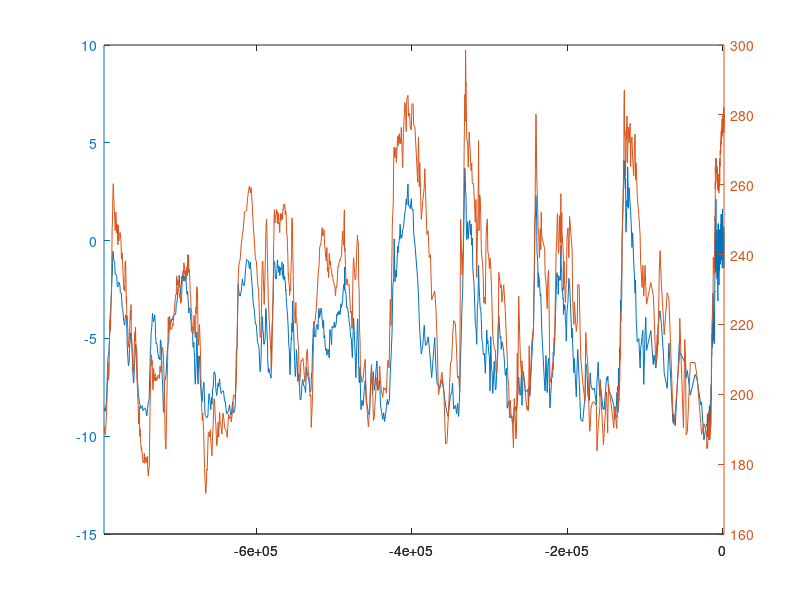
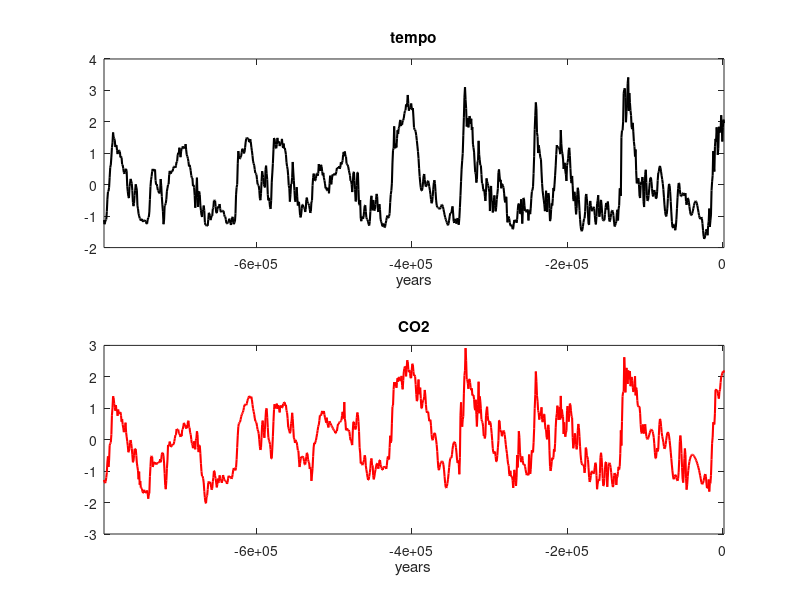

MATLAB code to generate these figures, in order: (Note: this script raises an error after producing the figures.)
%% Multiscale GC analysis of Temperature and CO2 data - paleolithic climate data
% application of of Faes et al. PRE 2017
clc; clear; close all;

interpola='y';

% multiscale parameter
tauv=(1:1:55)';
whichfilter='F'; % 'A' for averaging, 'F' for FIR
ncoeff=6; % if FIR, set the number of coeff

% parameters for the analysis
pmax=20; %This is pmax akaike etc
p_crit='b'; % 'a'=Akaike, 'b'=BIC, 'c' p=pimp
pimp=5;

% IAAFT surrogates
numsurro=5; %no. of surrogates, 100 in the paper
lo=5; hi=95; %percentiles of surro distribution

%% read, filter
data0=load('data800.mat');
data1=data0.data;

times=2000-data0.age_inv; %times=times-min(times);
times(565)=[]; data1(565,:)=[]; % non-strict monotonicity of times!

figure;
plotyy(times,data1(:,1),times,data1(:,2))

deltaT=(max(times)-min(times))/(length(times)-1);
timesU=(min(times):deltaT:max(times))';

if interpola=='y'
    data(:,1)=interp1(times,data1(:,1),timesU,'spline');
    data(:,2)=interp1(times,data1(:,2),timesU,'spline');
    times=timesU;
else
    data=data1;
end

temp=data(:,1); co2=data(:,2);

temp_n=(temp-mean(temp))./std(temp);
co2_n=(co2-mean(co2))./std(co2);

Y=[temp_n co2_n]';
[M,N]=size(Y);

out.data1=data1; %original data
out.data=data; %interpolated data
out.Y=Y; %analyzed data (normalized)

figure;
subplot(2,1,1); plot(timesU,temp_n,'k','linewidth',1.5);title('tempo');hold on; 
xlim([min(timesU) max(timesU)]);xlabel('years'); 
subplot(2,1,2);plot(timesU,co2_n,'r','linewidth',1.5); title('CO2'); zoom xon;
xlim([min(timesU) max(timesU)]);xlabel('years'); 


%% model identification
nscales=length(tauv);

% model order selection
[p_aic,p_bic,aic,bic] = eMVAR_mos_idMVAR(Y,pmax,0); %model order selection from eMVAR toolbox 
switch p_crit
    case 'a'
        p=p_aic;
    case 'b'
        p=p_bic;
    case 'c'
        p=pimp;
end

[Am,Su]=eMVAR_idMVAR(Y,p,0); %model identification from eMVAR toolbox 
E=eye(M*p);AA=[Am;E(1:end-M,:)];lambda=eig(AA);lambdamaxo=max(abs(lambda));
if lambdamaxo>=1,
    warning('Non-stable VAR process');
end

%% surrogate data
Ys=nan*ones(size(Y,1),size(Y,2),numsurro);
for ns=1:numsurro
    for m=1:M
        Ys(m,:,ns)=(surriaafft(Y(m,:)'))';
    end
end

%% MULTISCALE ANALYSIS
for s=1:nscales
    tau=tauv(s);
    clc; disp(['scale ' int2str(s) ' of ' int2str(nscales)]);
    
    % GC on original data at scale tau
    GC(:,:,s) = msgc(Am,Su,tau,ncoeff,whichfilter);  
    
    %%%% surrogate data - multiscale analysis
    for ns=1:numsurro
        % model order selection and identification
        [p_aic,p_bic,aic,bic] = eMVAR_mos_idMVAR(Ys(:,:,ns),pmax,0);
        switch p_crit
            case 'a', ps=p_aic;
            case 'b', ps=p_bic;
            case 'c', ps=pimp;
        end
        [Ams,Sus]=eMVAR_idMVAR(Ys(:,:,ns),ps,0);
        
        GCtmp=msgc(Ams,Sus,tau,ncoeff,whichfilter);
        GC_s(:,:,s,ns)=GCtmp;
        
    end
    
    
end

%%%% surogate distributions
for s=1:nscales
    eGCdws_d12(:,s)=prctile(squeeze(GC_s(1,2,s,:)),[lo 50 hi])';
    eGCdws_d21(:,s)=prctile(squeeze(GC_s(2,1,s,:)),[lo 50 hi])';
end


%% plots
GC12=squeeze(GC(1,2,:));
GC21=squeeze(GC(2,1,:));
scale=deltaT*tauv;

disp(['model order p=' int2str(p)]);

ymax=max([GC12; GC21]);
figure(3);clf;
subplot(1,2,1);
plot(scale,GC12,'k.-');
hold on; plot(scale,eGCdws_d12,':','color',[0.5 0.5 0.5 ],'linewidth',2);
title(['data800.mat, interpola=' interpola ', GC_{temp \leftarrow CO2}']);
legend('original', 'IAAFT surrogates');
ylim([0 1.1*ymax])
xlim([min(scale) max(scale)]);

subplot(1,2,2);
plot(scale,GC21,'r.-');
hold on; plot(scale,eGCdws_d21,':','color',[1 0.75 0.25],'linewidth',2);
title(['data800.mat, interpola=' interpola ', GC_{CO2 \leftarrow Temp}']);
legend('original', 'IAAFT surrogates');
ylim([0 1.1*ymax])
xlim([min(scale) max(scale)]);

out.GC=[tauv scale GC12 GC21];
out.surroGC=GC_s;
out.surroGC12_perctiles=eGCdws_d12;
out.surroGC21_perctiles=eGCdws_d21;





